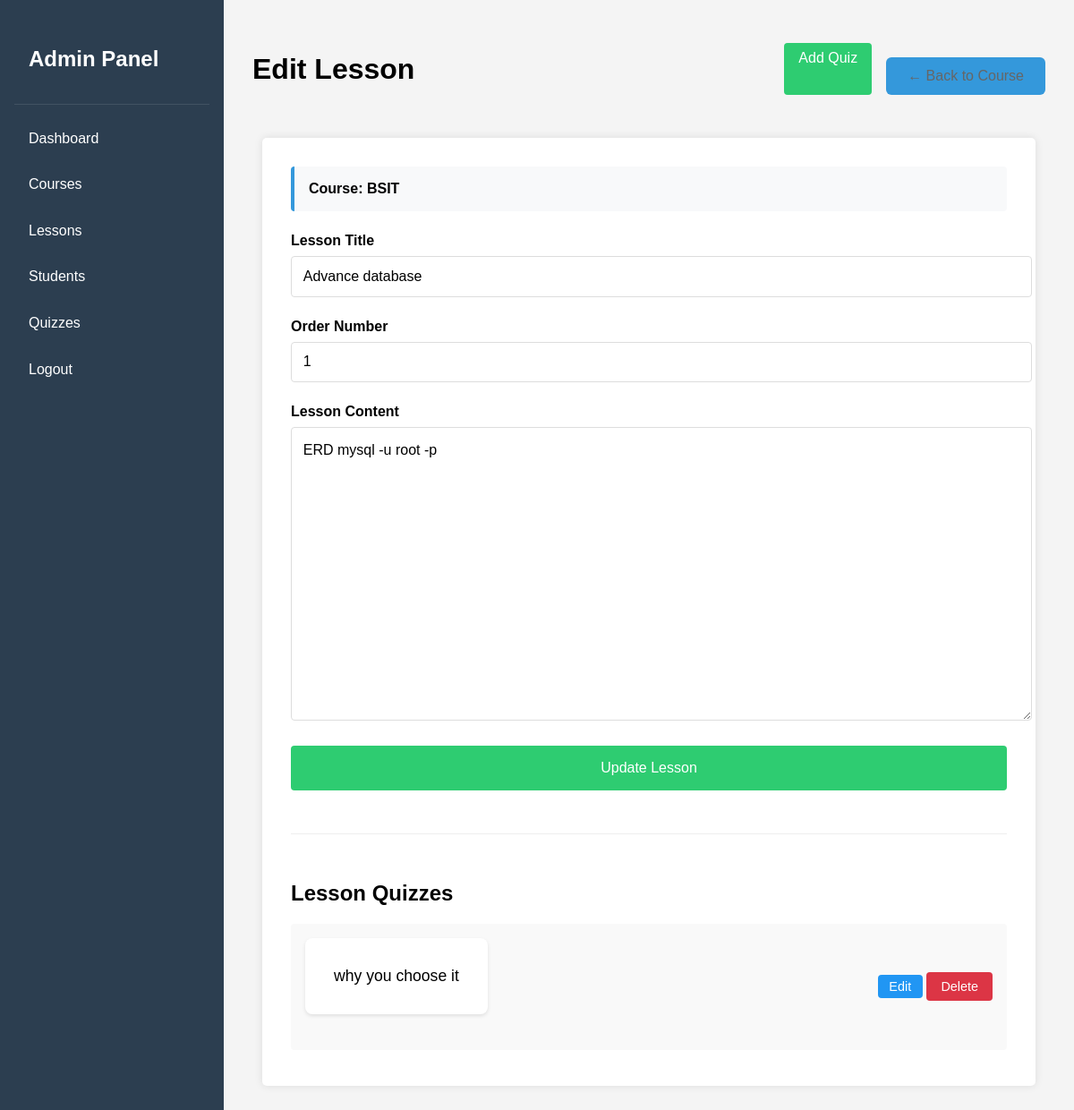
The page /admin/edit_lesson.php?id=3 (signed in) on the database its author committed.
### tables this page shows
CREATE TABLE `lessons` (
  `id` int(11) NOT NULL,
  `course_id` int(11) DEFAULT NULL,
  `title` varchar(200) NOT NULL,
  `content` text DEFAULT NULL,
  `order_number` int(11) DEFAULT NULL,
  `created_at` timestamp NOT NULL DEFAULT current_timestamp()
);

CREATE TABLE `courses` (
  `id` int(11) NOT NULL,
  `title` varchar(200) NOT NULL,
  `description` text DEFAULT NULL,
  `created_at` timestamp NOT NULL DEFAULT current_timestamp()
);

CREATE TABLE `quizzes` (
  `id` int(11) NOT NULL,
  `lesson_id` int(11) DEFAULT NULL,
  `question` text DEFAULT NULL,
  `options` text DEFAULT NULL,
  `correct_answer` varchar(255) DEFAULT NULL,
  `created_at` timestamp NOT NULL DEFAULT current_timestamp()
);

### admin/edit_lesson.php (the view, shortened to what this page needs)
<?php
require_once __DIR__ . '/../config/database.php';
$lesson_id = $_GET['id'];
$sql = "SELECT l.*, c.title as course_title, c.id as course_id
        FROM lessons l
        JOIN courses c ON l.course_id = c.id
        WHERE l.id = ?";
$stmt = $conn->prepare($sql);
$stmt->bind_param("i", $lesson_id);
$stmt->execute();
$lesson = $stmt->get_result()->fetch_assoc();
$quiz_sql = "SELECT * FROM quizzes WHERE lesson_id = ? ORDER BY id";
$stmt = $conn->prepare($quiz_sql);
$stmt->bind_param("i", $lesson_id);
$stmt->execute();
$quizzes = $stmt->get_result();
?>
<!DOCTYPE html>
<html lang="en">
<head>
    <link rel="stylesheet" href="../css/style.css">
    <link rel="stylesheet" href="css/admin.css">
</head>
<body>
    <div class="admin-layout">
        <div class="admin-sidebar">
            <div class="sidebar-header">
                <h2>Admin Panel</h2>
            </div>
            <nav class="sidebar-nav">
                <a href="dashboard.php">Dashboard</a>
                <a href="courses.php">Courses</a>
                <a href="lessons.php">Lessons</a>
                <a href="students.php">Students</a>
                <a href="quizzes.php">Quizzes</a>
                <a href="logout.php">Logout</a>
            </nav>
        </div>
        <div class="admin-main">
            <div class="admin-header">
                <h1>Edit Lesson</h1>
                <div class="header-actions">
                    <a href="add_quiz.php?lesson=<?php echo $lesson_id; ?>" class="btn-add">Add Quiz</a>
                    <a href="edit_course.php?id=<?php echo $lesson['course_id']; ?>" class="btn-back">← Back to Course</a>
                </div>
            </div>
            <div class="course-form-container">
                <div class="course-info">
                    Course: <?php echo htmlspecialchars($lesson['course_title']); ?>
                </div>
                <form method="POST" action="" class="lesson-form">
                    <div class="form-group">
                        <label>Lesson Title</label>
                        <input type="text" name="title" value="<?php echo htmlspecialchars($lesson['title']); ?>" required class="form-control">
                    </div>
                    <div class="form-group">
                        <label>Order Number</label>
                        <input type="number" name="order_number" value="<?php echo $lesson['order_number']; ?>" required class="form-control">
                    </div>
                    <div class="form-group">
                        <label>Lesson Content</label>
                        <textarea name="content" rows="10" required class="form-control content-area"><?php echo htmlspecialchars($lesson['content']); ?></textarea>
                    </div>
                    <button type="submit" name="update_lesson" class="btn-submit">Update Lesson</button>
                </form>
                <div class="quizzes-section">
                    <h2>Lesson Quizzes</h2>
                    <div class="quizzes-list">
                        <?php if ($quizzes->num_rows > 0) { ?>
                            <?php while ($quiz = $quizzes->fetch_assoc()) { ?>
                                <div class="quiz-item">
                                    <div class="quiz-info">
                                        <span class="quiz-question"><?php echo htmlspecialchars($quiz['question']); ?></span>
                                    </div>
                                    <div class="quiz-actions">
                                        <a href="edit_quiz.php?id=<?php echo $quiz['id']; ?>" class="btn-edit">Edit</a>
                                        <form method="POST" action="delete_quiz.php" class="delete-form"
                                              onsubmit="return confirm('Are you sure you want to delete this quiz?');">
                                            <button type="submit" class="btn-delete">Delete</button>
                                        </form>
                                    </div>
                                </div>
                            <?php } ?>
                        <?php } else { ?>
                            <p class="no-quizzes">No quizzes added yet.</p>
                        <?php } ?>
                    </div>
                </div>
            </div>
        </div>
    </div>
</body>
</html>

### css/style.css (style rules this page uses)
body { font-family: Arial, sans-serif; background-color: #f4f4f4; margin: 0; padding: 0; }
.form-group { margin-bottom: 20px; }
.form-group label { display: block; margin-bottom: 5px; }
.form-group input { width: 100%; padding: 8px; border: 1px solid #ddd; border-radius: 4px; }
button { background-color: #4CAF50; color: white; padding: 10px 15px; border: none; border-radius: 4px; cursor: pointer; width: 100%; }
.quiz-question { background: white; padding: 2rem; border-radius: 8px; box-shadow: 0 2px 4px rgba(0,0,0,0.1); margin-bottom: 1.5rem; }
.btn-submit { background: #2ecc71; color: white; padding: 1rem 2rem; border: none; border-radius: 6px; cursor: pointer; font-size: 1rem; width: 100%; transition: background 0.3s ease; }
.btn-back { display: inline-block; background: #3498db; color: white; padding: 0.75rem 1.5rem; border-radius: 6px; text-decoration: none; margin-top: 1rem; transition: background 0.3s ease; }

### admin/css/admin.css (style rules this page uses)
.admin-layout { display: grid; grid-template-columns: 250px 1fr; min-height: 100vh; }
.admin-sidebar { background: #2c3e50; color: white; padding: 1rem; }
.sidebar-header { padding: 1rem; border-bottom: 1px solid rgba(255,255,255,0.1); }
.sidebar-nav { display: flex; flex-direction: column; gap: 0.5rem; margin-top: 1rem; }
.sidebar-nav a { color: white; text-decoration: none; padding: 0.8rem 1rem; border-radius: 4px; transition: background-color 0.3s; }
.admin-main { padding: 2rem; background: #f4f4f4; }
.admin-header { display: flex; justify-content: space-between; align-items: center; margin-bottom: 2rem; }
.btn-add { background: #4CAF50; color: white; padding: 0.5rem 1rem; border-radius: 4px; text-decoration: none; }
.btn-edit, .btn-delete { padding: 0.3rem 0.8rem; border-radius: 4px; text-decoration: none; font-size: 0.9rem; }
.btn-edit { background: #2196F3; color: white; }
.btn-delete { background: #dc3545; color: white; border: none; cursor: pointer; }
.course-form-container { background: white; padding: 2rem; border-radius: 5px; box-shadow: 0 0 10px rgba(0,0,0,0.1); max-width: 800px; margin: 0 auto; }
.btn-submit { background: #4CAF50; color: white; padding: 1rem 2rem; border: none; border-radius: 4px; cursor: pointer; font-size: 1rem; width: 100%; }
.header-actions { display: flex; gap: 1rem; }
.btn-back { color: #666; text-decoration: none; }
.lesson-form textarea { min-height: 300px; font-family: inherit; }
.course-info { background: #f9f9f9; padding: 1rem; border-radius: 4px; margin-bottom: 1.5rem; font-weight: bold; }
.quizzes-section { margin-top: 3rem; border-top: 1px solid #eee; padding-top: 2rem; }
.quiz-item { background: #f9f9f9; padding: 1rem; border-radius: 4px; margin-bottom: 0.5rem; display: flex; justify-content: space-between; align-items: center; }
.quiz-question { font-weight: 500; }
.quiz-info { display: flex; flex-direction: column; gap: 0.5rem; }
.quiz-question { font-size: 1.1rem; }
.form-group { margin-bottom: 1.5rem; }
.form-group label { display: block; margin-bottom: 0.5rem; }
.form-group input { width: 100%; padding: 0.8rem; border: 1px solid #ddd; border-radius: 4px; }
.btn-submit { width: 100%; padding: 1rem; background: #2c3e50; color: white; border: none; border-radius: 4px; cursor: pointer; }
.content-area { font-family: Arial, sans-serif; line-height: 1.5; resize: vertical; min-height: 200px; }
.form-control { width: 100%; padding: 0.8rem; border: 1px solid #ddd; border-radius: 4px; font-size: 1rem; }
.form-group label { display: block; margin-bottom: 0.5rem; font-weight: bold; }
.btn-submit { background: #2ecc71; color: white; padding: 1rem 2rem; border: none; border-radius: 4px; cursor: pointer; width: 100%; font-size: 1rem; }
.course-info { background: #f8f9fa; padding: 1rem; margin-bottom: 1.5rem; border-radius: 4px; border-left: 4px solid #3498db; }
.btn-add { background: #2ecc71; color: white; padding: 0.5rem 1rem; border: none; border-radius: 4px; cursor: pointer; text-decoration: none; }
.header-actions { margin: 1rem 0; }
.delete-form { display: inline-block; }
.btn-delete { background: #dc3545; color: white; border: none; padding: 0.5rem 1rem; border-radius: 4px; cursor: pointer; font-size: 0.9rem; }

### rows shown on the page
lessons: course.title "BSIT", title "Advance database", order_number "1", content "ERD mysql -u root -p"
quizzes: question "why you choose it"
